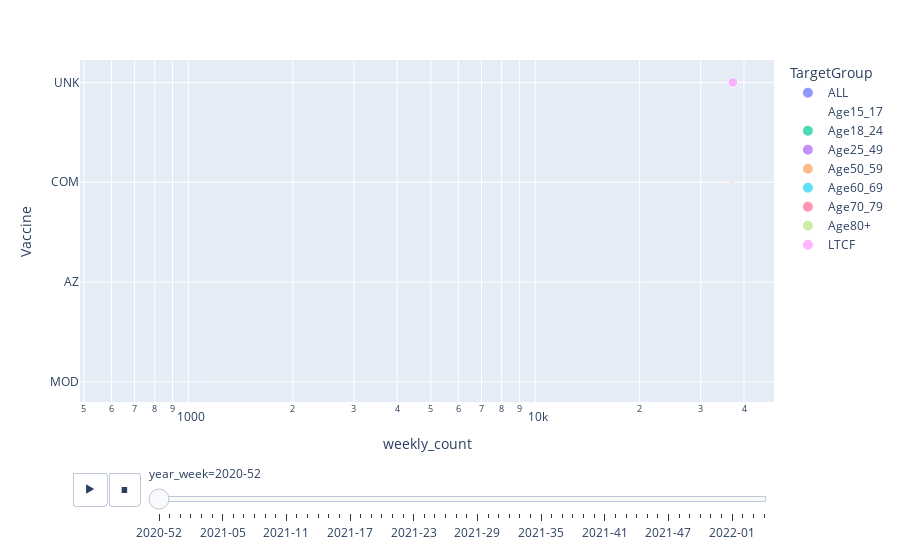

Notebook source saved alongside this figure:
### Code cell
import plotly.express as px
import matplotlib.pyplot as plt
plt = px.scatter(sweden_data.query("country=='Sweden'"), x="weekly_count", y="Vaccine", 
           color="TargetGroup", size="FirstDose", animation_frame="year_week", animation_group="TargetGroup",
                 hover_name="year_week", log_x=True,size_max=100)
plt.show()

 
# # df = px.data.gapminder()
# px.scatter(sweden_data, x="rate_14_day", y="indicator", animation_frame="weekly_count", animation_group="TargetGroup",
#            size="FirstDose", color="TargetGroup", hover_name="year_week",
#            log_x=True, size_max=60 )

### Figure 1 — Plotly figure (JSON) as saved in the notebook; plotly's stock layout.template omitted (floating-point values rounded to 4 significant figures)
{"data": [{"hovertemplate": "<b>%{hovertext}</b><br><br>TargetGroup=ALL<br>year_week=2020-52<br>weekly_count=%{x}<br>Vaccine=%{y}<br>FirstDose=%{marker.size}<extra></extra>", "hovertext": ["2020-52", "2020-52", "2020-52", "2020-52", "2020-52", "2020-52", "2020-52", "2020-52", "2020-52", "2020-52", "2020-52", "2020-52", "2020-52", "2020-52", "2020-52", "2020-52", "2020-52", "2020-52", "2020-52", "2020-52", "2020-52", "2020-52", "2020-52", "2020-52", "2020-52", "2020-52", "2020-52", "2020-52", "2020-52", "2020-52", "2020-52", "2020-52", "2020-52", "2020-52", "2020-52", "2020-52", "2020-52", "2020-52", "2020-52", "2020-52", "2020-52", "2020-52", "2020-52", "2020-52", "2020-52", "2020-52", "2020-52", "2020-52", "2020-52", "2020-52", "2020-52", "2020-52", "2020-52", "2020-52"], "ids": ["ALL", "ALL", "ALL", "ALL", "ALL", "ALL", "ALL", "ALL", "ALL", "ALL", "ALL", "ALL", "ALL", "ALL", "ALL", "ALL", "ALL", "ALL", "ALL", "ALL", "ALL", "ALL", "ALL", "ALL", "ALL", "ALL", "ALL", "ALL", "ALL", "ALL", "ALL", "ALL", "ALL", "ALL", "ALL", "ALL", "ALL", "ALL", "ALL", "ALL", "ALL", "ALL", "ALL", "ALL", "ALL", "ALL", "ALL", "ALL", "ALL", "ALL", "ALL", "ALL", "ALL", "ALL"], "legendgroup": "ALL", "marker": {"color": "#636efa", "size": [0, 0, 0, 0, 0, 0, 0, 0, 0, 290, 0, 0, 2454, 784, 0, 0, 0, 0, 0, 0, 0, 0, 59, 474, 358, 429, 60, 0, 0, 0, 0, 0, 0, 0, 0, 0, 290, 0, 0, 2454, 784, 0, 0, 0, 0, 0, 0, 0, 0, 59, 474, 358, 429, 60], "sizemode": "area", "sizeref": 36.85, "symbol": "circle"}, "mode": "markers", "name": "ALL", "orientation": "h", "showlegend": true, "type": "scatter", "x": [37134, 37134, 37134, 37134, 37134, 37134, 37134, 37134, 37134, 37134, 37134, 37134, 37134, 37134, 37134, 37134, 37134, 37134, 37134, 37134, 37134, 37134, 37134, 37134, 37134, 37134, 37134, 640, 640, 640, 640, 640, 640, 640, 640, 640, 640, 640, 640, 640, 640, 640, 640, 640, 640, 640, 640, 640, 640, 640, 640, 640, 640, 640], "xaxis": "x", "y": ["MOD", "MOD", "MOD", "AZ", "AZ", "AZ", "AZ", "AZ", "AZ", "COM", "AZ", "COM", "COM", "COM", "MOD", "MOD", "AZ", "MOD", "MOD", "AZ", "MOD", "MOD", "COM", "COM", "COM", "COM", "COM", "MOD", "MOD", "MOD", "AZ", "AZ", "AZ", "AZ", "AZ", "AZ", "COM", "AZ", "COM", "COM", "COM", "MOD", "MOD", "AZ", "MOD", "MOD", "AZ", "MOD", "MOD", "COM", "COM", "COM", "COM", "COM"], "yaxis": "y"}, {"hovertemplate": "<b>%{hovertext}</b><br><br>TargetGroup=Age15_17<br>year_week=2020-52<br>weekly_count=%{x}<br>Vaccine=%{y}<br>FirstDose=%{marker.size}<extra></extra>", "hovertext": ["2020-52", "2020-52", "2020-52", "2020-52", "2020-52", "2020-52"], "ids": ["Age15_17", "Age15_17", "Age15_17", "Age15_17", "Age15_17", "Age15_17"], "legendgroup": "Age15_17", "marker": {"color": "#EF553B", "size": [0, 0, 0, 0, 0, 0], "sizemode": "area", "sizeref": 36.85, "symbol": "circle"}, "mode": "markers", "name": "Age15_17", "orientation": "h", "showlegend": true, "type": "scatter", "x": [37134, 37134, 37134, 640, 640, 640], "xaxis": "x", "y": ["MOD", "COM", "AZ", "MOD", "COM", "AZ"], "yaxis": "y"}, {"hovertemplate": "<b>%{hovertext}</b><br><br>TargetGroup=Age18_24<br>year_week=2020-52<br>weekly_count=%{x}<br>Vaccine=%{y}<br>FirstDose=%{marker.size}<extra></extra>", "hovertext": ["2020-52", "2020-52", "2020-52", "2020-52", "2020-52", "2020-52"], "ids": ["Age18_24", "Age18_24", "Age18_24", "Age18_24", "Age18_24", "Age18_24"], "legendgroup": "Age18_24", "marker": {"color": "#00cc96", "size": [16, 0, 0, 16, 0, 0], "sizemode": "area", "sizeref": 36.85, "symbol": "circle"}, "mode": "markers", "name": "Age18_24", "orientation": "h", "showlegend": true, "type": "scatter", "x": [37134, 37134, 37134, 640, 640, 640], "xaxis": "x", "y": ["COM", "MOD", "AZ", "COM", "MOD", "AZ"], "yaxis": "y"}, {"hovertemplate": "<b>%{hovertext}</b><br><br>TargetGroup=Age25_49<br>year_week=2020-52<br>weekly_count=%{x}<br>Vaccine=%{y}<br>FirstDose=%{marker.size}<extra></extra>", "hovertext": ["2020-52", "2020-52", "2020-52", "2020-52", "2020-52", "2020-52"], "ids": ["Age25_49", "Age25_49", "Age25_49", "Age25_49", "Age25_49", "Age25_49"], "legendgroup": "Age25_49", "marker": {"color": "#ab63fa", "size": [0, 135, 0, 0, 135, 0], "sizemode": "area", "sizeref": 36.85, "symbol": "circle"}, "mode": "markers", "name": "Age25_49", "orientation": "h", "showlegend": true, "type": "scatter", "x": [37134, 37134, 37134, 640, 640, 640], "xaxis": "x", "y": ["MOD", "COM", "AZ", "MOD", "COM", "AZ"], "yaxis": "y"}, {"hovertemplate": "<b>%{hovertext}</b><br><br>TargetGroup=Age50_59<br>year_week=2020-52<br>weekly_count=%{x}<br>Vaccine=%{y}<br>FirstDose=%{marker.size}<extra></extra>", "hovertext": ["2020-52", "2020-52", "2020-52", "2020-52", "2020-52", "2020-52"], "ids": ["Age50_59", "Age50_59", "Age50_59", "Age50_59", "Age50_59", "Age50_59"], "legendgroup": "Age50_59", "marker": {"color": "#FFA15A", "size": [117, 0, 0, 117, 0, 0], "sizemode": "area", "sizeref": 36.85, "symbol": "circle"}, "mode": "markers", "name": "Age50_59", "orientation": "h", "showlegend": true, "type": "scatter", "x": [37134, 37134, 37134, 640, 640, 640], "xaxis": "x", "y": ["COM", "MOD", "AZ", "COM", "MOD", "AZ"], "yaxis": "y"}, {"hovertemplate": "<b>%{hovertext}</b><br><br>TargetGroup=Age60_69<br>year_week=2020-52<br>weekly_count=%{x}<br>Vaccine=%{y}<br>FirstDose=%{marker.size}<extra></extra>", "hovertext": ["2020-52", "2020-52", "2020-52", "2020-52", "2020-52", "2020-52"], "ids": ["Age60_69", "Age60_69", "Age60_69", "Age60_69", "Age60_69", "Age60_69"], "legendgroup": "Age60_69", "marker": {"color": "#19d3f3", "size": [0, 141, 0, 0, 141, 0], "sizemode": "area", "sizeref": 36.85, "symbol": "circle"}, "mode": "markers", "name": "Age60_69", "orientation": "h", "showlegend": true, "type": "scatter", "x": [37134, 37134, 37134, 640, 640, 640], "xaxis": "x", "y": ["MOD", "COM", "AZ", "MOD", "COM", "AZ"], "yaxis": "y"}, {"hovertemplate": "<b>%{hovertext}</b><br><br>TargetGroup=Age70_79<br>year_week=2020-52<br>weekly_count=%{x}<br>Vaccine=%{y}<br>FirstDose=%{marker.size}<extra></extra>", "hovertext": ["2020-52", "2020-52", "2020-52", "2020-52", "2020-52", "2020-52"], "ids": ["Age70_79", "Age70_79", "Age70_79", "Age70_79", "Age70_79", "Age70_79"], "legendgroup": "Age70_79", "marker": {"color": "#FF6692", "size": [0, 442, 0, 0, 442, 0], "sizemode": "area", "sizeref": 36.85, "symbol": "circle"}, "mode": "markers", "name": "Age70_79", "orientation": "h", "showlegend": true, "type": "scatter", "x": [37134, 37134, 37134, 640, 640, 640], "xaxis": "x", "y": ["AZ", "COM", "MOD", "AZ", "COM", "MOD"], "yaxis": "y"}, {"hovertemplate": "<b>%{hovertext}</b><br><br>TargetGroup=Age80+<br>year_week=2020-52<br>weekly_count=%{x}<br>Vaccine=%{y}<br>FirstDose=%{marker.size}<extra></extra>", "hovertext": ["2020-52", "2020-52", "2020-52", "2020-52", "2020-52", "2020-52"], "ids": ["Age80+", "Age80+", "Age80+", "Age80+", "Age80+", "Age80+"], "legendgroup": "Age80+", "marker": {"color": "#B6E880", "size": [0, 0, 1603, 0, 0, 1603], "sizemode": "area", "sizeref": 36.85, "symbol": "circle"}, "mode": "markers", "name": "Age80+", "orientation": "h", "showlegend": true, "type": "scatter", "x": [37134, 37134, 37134, 640, 640, 640], "xaxis": "x", "y": ["MOD", "AZ", "COM", "MOD", "AZ", "COM"], "yaxis": "y"}, {"hovertemplate": "<b>%{hovertext}</b><br><br>TargetGroup=LTCF<br>year_week=2020-52<br>weekly_count=%{x}<br>Vaccine=%{y}<br>FirstDose=%{marker.size}<extra></extra>", "hovertext": ["2020-52", "2020-52"], "ids": ["LTCF", "LTCF"], "legendgroup": "LTCF", "marker": {"color": "#FF97FF", "size": [1688, 1688], "sizemode": "area", "sizeref": 36.85, "symbol": "circle"}, "mode": "markers", "name": "LTCF", "orientation": "h", "showlegend": true, "type": "scatter", "x": [37134, 640], "xaxis": "x", "y": ["UNK", "UNK"], "yaxis": "y"}], "layout": {"legend": {"itemsizing": "constant", "title": {"text": "TargetGroup"}, "tracegroupgap": 0}, "margin": {"t": 60}, "sliders": [{"active": 0, "currentvalue": {"prefix": "year_week="}, "len": 0.9, "pad": {"b": 10, "t": 60}, "steps": [{"args": [["2020-52"], {"frame": {"duration": 0, "redraw": false}, "fromcurrent": true, "mode": "immediate", "transition": {"duration": 0, "easing": "linear"}}], "label": "2020-52", "method": "animate"}, {"args": [["2020-53"], {"frame": {"duration": 0, "redraw": false}, "fromcurrent": true, "mode": "immediate", "transition": {"duration": 0, "easing": "linear"}}], "label": "2020-53", "method": "animate"}, {"args": [["2021-01"], {"frame": {"duration": 0, "redraw": false}, "fromcurrent": true, "mode": "immediate", "transition": {"duration": 0, "easing": "linear"}}], "label": "2021-01", "method": "animate"}, {"args": [["2021-02"], {"frame": {"duration": 0, "redraw": false}, "fromcurrent": true, "mode": "immediate", "transition": {"duration": 0, "easing": "linear"}}], "label": "2021-02", "method": "animate"}, {"args": [["2021-03"], {"frame": {"duration": 0, "redraw": false}, "fromcurrent": true, "mode": "immediate", "transition": {"duration": 0, "easing": "linear"}}], "label": "2021-03", "method": "animate"}, {"args": [["2021-04"], {"frame": {"duration": 0, "redraw": false}, "fromcurrent": true, "mode": "immediate", "transition": {"duration": 0, "easing": "linear"}}], "label": "2021-04", "method": "animate"}, {"args": [["2021-05"], {"frame": {"duration": 0, "redraw": false}, "fromcurrent": true, "mode": "immediate", "transition": {"duration": 0, "easing": "linear"}}], "label": "2021-05", "method": "animate"}, {"args": [["2021-06"], {"frame": {"duration": 0, "redraw": false}, "fromcurrent": true, "mode": "immediate", "transition": {"duration": 0, "easing": "linear"}}], "label": "2021-06", "method": "animate"}, {"args": [["2021-07"], {"frame": {"duration": 0, "redraw": false}, "fromcurrent": true, "mode": "immediate", "transition": {"duration": 0, "easing": "linear"}}], "label": "2021-07", "method": "animate"}, {"args": [["2021-08"], {"frame": {"duration": 0, "redraw": false}, "fromcurrent": true, "mode": "immediate", "transition": {"duration": 0, "easing": "linear"}}], "label": "2021-08", "method": "animate"}, {"args": [["2021-09"], {"frame": {"duration": 0, "redraw": false}, "fromcurrent": true, "mode": "immediate", "transition": {"duration": 0, "easing": "linear"}}], "label": "2021-09", "method": "animate"}, {"args": [["2021-10"], {"frame": {"duration": 0, "redraw": false}, "fromcurrent": true, "mode": "immediate", "transition": {"duration": 0, "easing": "linear"}}], "label": "2021-10", "method": "animate"}, {"args": [["2021-11"], {"frame": {"duration": 0, "redraw": false}, "fromcurrent": true, "mode": "immediate", "transition": {"duration": 0, "easing": "linear"}}], "label": "2021-11", "method": "animate"}, {"args": [["2021-12"], {"frame": {"duration": 0, "redraw": false}, "fromcurrent": true, "mode": "immediate", "transition": {"duration": 0, "easing": "linear"}}], "label": "2021-12", "method": "animate"}, {"args": [["2021-13"], {"frame": {"duration": 0, "redraw": false}, "fromcurrent": true, "mode": "immediate", "transition": {"duration": 0, "easing": "linear"}}], "label": "2021-13", "method": "animate"}, {"args": [["2021-14"], {"frame": {"duration": 0, "redraw": false}, "fromcurrent": true, "mode": "immediate", "transition": {"duration": 0, "easing": "linear"}}], "label": "2021-14", "method": "animate"}, {"args": [["2021-15"], {"frame": {"duration": 0, "redraw": false}, "fromcurrent": true, "mode": "immediate", "transition": {"duration": 0, "easing": "linear"}}], "label": "2021-15", "method": "animate"}, {"args": [["2021-16"], {"frame": {"duration": 0, "redraw": false}, "fromcurrent": true, "mode": "immediate", "transition": {"duration": 0, "easing": "linear"}}], "label": "2021-16", "method": "animate"}, {"args": [["2021-17"], {"frame": {"duration": 0, "redraw": false}, "fromcurrent": true, "mode": "immediate", "transition": {"duration": 0, "easing": "linear"}}], "label": "2021-17", "method": "animate"}, {"args": [["2021-18"], {"frame": {"duration": 0, "redraw": false}, "fromcurrent": true, "mode": "immediate", "transition": {"duration": 0, "easing": "linear"}}], "label": "2021-18", "method": "animate"}, {"args": [["2021-19"], {"frame": {"duration": 0, "redraw": false}, "fromcurrent": true, "mode": "immediate", "transition": {"duration": 0, "easing": "linear"}}], "label": "2021-19", "method": "animate"}, {"args": [["2021-20"], {"frame": {"duration": 0, "redraw": false}, "fromcurrent": true, "mode": "immediate", "transition": {"duration": 0, "easing": "linear"}}], "label": "2021-20", "method": "animate"}, {"args": [["2021-21"], {"frame": {"duration": 0, "redraw": false}, "fromcurrent": true, "mode": "immediate", "transition": {"duration": 0, "easing": "linear"}}], "label": "2021-21", "method": "animate"}, {"args": [["2021-22"], {"frame": {"duration": 0, "redraw": false}, "fromcurrent": true, "mode": "immediate", "transition": {"duration": 0, "easing": "linear"}}], "label": "2021-22", "method": "animate"}, {"args": [["2021-23"], {"frame": {"duration": 0, "redraw": false}, "fromcurrent": true, "mode": "immediate", "transition": {"duration": 0, "easing": "linear"}}], "label": "2021-23", "method": "animate"}, {"args": [["2021-24"], {"frame": {"duration": 0, "redraw": false}, "fromcurrent": true, "mode": "immediate", "transition": {"duration": 0, "easing": "linear"}}], "label": "2021-24", "method": "animate"}, {"args": [["2021-25"], {"frame": {"duration": 0, "redraw": false}, "fromcurrent": true, "mode": "immediate", "transition": {"duration": 0, "easing": "linear"}}], "label": "2021-25", "method": "animate"}, {"args": [["2021-26"], {"frame": {"duration": 0, "redraw": false}, "fromcurrent": true, "mode": "immediate", "transition": {"duration": 0, "easing": "linear"}}], "label": "2021-26", "method": "animate"}, {"args": [["2021-27"], {"frame": {"duration": 0, "redraw": false}, "fromcurrent": true, "mode": "immediate", "transition": {"duration": 0, "easing": "linear"}}], "label": "2021-27", "method": "animate"}, {"args": [["2021-28"], {"frame": {"duration": 0, "redraw": false}, "fromcurrent": true, "mode": "immediate", "transition": {"duration": 0, "easing": "linear"}}], "label": "2021-28", "method": "animate"}, {"args": [["2021-29"], {"frame": {"duration": 0, "redraw": false}, "fromcurrent": true, "mode": "immediate", "transition": {"duration": 0, "easing": "linear"}}], "label": "2021-29", "method": "animate"}, {"args": [["2021-30"], {"frame": {"duration": 0, "redraw": false}, "fromcurrent": true, "mode": "immediate", "transition": {"duration": 0, "easing": "linear"}}], "label": "2021-30", "method": "animate"}, {"args": [["2021-31"], {"frame": {"duration": 0, "redraw": false}, "fromcurrent": true, "mode": "immediate", "transition": {"duration": 0, "easing": "linear"}}], "label": "2021-31", "method": "animate"}, {"args": [["2021-32"], {"frame": {"duration": 0, "redraw": false}, "fromcurrent": true, "mode": "immediate", "transition": {"duration": 0, "easing": "linear"}}], "label": "2021-32", "method": "animate"}, {"args": [["2021-33"], {"frame": {"duration": 0, "redraw": false}, "fromcurrent": true, "mode": "immediate", "transition": {"duration": 0, "easing": "linear"}}], "label": "2021-33", "method": "animate"}, {"args": [["2021-34"], {"frame": {"duration": 0, "redraw": false}, "fromcurrent": true, "mode": "immediate", "transition": {"duration": 0, "easing": "linear"}}], "label": "2021-34", "method": "animate"}, {"args": [["2021-35"], {"frame": {"duration": 0, "redraw": false}, "fromcurrent": true, "mode": "immediate", "transition": {"duration": 0, "easing": "linear"}}], "label": "2021-35", "method": "animate"}, {"args": [["2021-36"], {"frame": {"duration": 0, "redraw": false}, "fromcurrent": true, "mode": "immediate", "transition": {"duration": 0, "easing": "linear"}}], "label": "2021-36", "method": "animate"}, {"args": [["2021-37"], {"frame": {"duration": 0, "redraw": false}, "fromcurrent": true, "mode": "immediate", "transition": {"duration": 0, "easing": "linear"}}], "label": "2021-37", "method": "animate"}, {"args": [["2021-38"], {"frame": {"duration": 0, "redraw": false}, "fromcurrent": true, "mode": "immediate", "transition": {"duration": 0, "easing": "linear"}}], "label": "2021-38", "method": "animate"}, {"args": [["2021-39"], {"frame": {"duration": 0, "redraw": false}, "fromcurrent": true, "mode": "immediate", "transition": {"duration": 0, "easing": "linear"}}], "label": "2021-39", "method": "animate"}, {"args": [["2021-40"], {"frame": {"duration": 0, "redraw": false}, "fromcurrent": true, "mode": "immediate", "transition": {"duration": 0, "easing": "linear"}}], "label": "2021-40", "method": "animate"}, {"args": [["2021-41"], {"frame": {"duration": 0, "redraw": false}, "fromcurrent": true, "mode": "immediate", "transition": {"duration": 0, "easing": "linear"}}], "label": "2021-41", "method": "animate"}, {"args": [["2021-42"], {"frame": {"duration": 0, "redraw": false}, "fromcurrent": true, "mode": "immediate", "transition": {"duration": 0, "easing": "linear"}}], "label": "2021-42", "method": "animate"}, {"args": [["2021-43"], {"frame": {"duration": 0, "redraw": false}, "fromcurrent": true, "mode": "immediate", "transition": {"duration": 0, "easing": "linear"}}], "label": "2021-43", "method": "animate"}, {"args": [["2021-44"], {"frame": {"duration": 0, "redraw": false}, "fromcurrent": true, "mode": "immediate", "transition": {"duration": 0, "easing": "linear"}}], "label": "2021-44", "method": "animate"}, {"args": [["2021-45"], {"frame": {"duration": 0, "redraw": false}, "fromcurrent": true, "mode": "immediate", "transition": {"duration": 0, "easing": "linear"}}], "label": "2021-45", "method": "animate"}, {"args": [["2021-46"], {"frame": {"duration": 0, "redraw": false}, "fromcurrent": true, "mode": "immediate", "transition": {"duration": 0, "easing": "linear"}}], "label": "2021-46", "method": "animate"}, {"args": [["2021-47"], {"frame": {"duration": 0, "redraw": false}, "fromcurrent": true, "mode": "immediate", "transition": {"duration": 0, "easing": "linear"}}], "label": "2021-47", "method": "animate"}, {"args": [["2021-48"], {"frame": {"duration": 0, "redraw": false}, "fromcurrent": true, "mode": "immediate", "transition": {"duration": 0, "easing": "linear"}}], "label": "2021-48", "method": "animate"}, {"args": [["2021-49"], {"frame": {"duration": 0, "redraw": false}, "fromcurrent": true, "mode": "immediate", "transition": {"duration": 0, "easing": "linear"}}], "label": "2021-49", "method": "animate"}, {"args": [["2021-50"], {"frame": {"duration": 0, "redraw": false}, "fromcurrent": true, "mode": "immediate", "transition": {"duration": 0, "easing": "linear"}}], "label": "2021-50", "method": "animate"}, {"args": [["2021-51"], {"frame": {"duration": 0, "redraw": false}, "fromcurrent": true, "mode": "immediate", "transition": {"duration": 0, "easing": "linear"}}], "label": "2021-51", "method": "animate"}, {"args": [["2021-52"], {"frame": {"duration": 0, "redraw": false}, "fromcurrent": true, "mode": "immediate", "transition": {"duration": 0, "easing": "linear"}}], "label": "2021-52", "method": "animate"}, {"args": [["2022-01"], {"frame": {"duration": 0, "redraw": false}, "fromcurrent": true, "mode": "immediate", "transition": {"duration": 0, "easing": "linear"}}], "label": "2022-01", "method": "animate"}, {"args": [["2022-02"], {"frame": {"duration": 0, "redraw": false}, "fromcurrent": true, "mode": "immediate", "transition": {"duration": 0, "easing": "linear"}}], "label": "2022-02", "method": "animate"}, {"args": [["2022-03"], {"frame": {"duration": 0, "redraw": false}, "fromcurrent": true, "mode": "immediate", "transition": {"duration": 0, "easing": "linear"}}], "label": "2022-03", "method": "animate"}, {"args": [["2022-04"], {"frame": {"duration": 0, "redraw": false}, "fromcurrent": true, "mode": "immediate", "transition": {"duration": 0, "easing": "linear"}}], "label": "2022-04", "method": "animate"}], "x": 0.1, "xanchor": "left", "y": 0, "yanchor": "top"}], "updatemenus": [{"buttons": [{"args": [null, {"frame": {"duration": 500, "redraw": false}, "fromcurrent": true, "mode": "immediate", "transition": {"duration": 500, "easing": "linear"}}], "label": "&#9654;", "method": "animate"}, {"args": [[null], {"frame": {"duration": 0, "redraw": false}, "fromcurrent": true, "mode": "immediate", "transition": {"duration": 0, "easing": "linear"}}], "label": "&#9724;", "method": "animate"}], "direction": "left", "pad": {"r": 10, "t": 70}, "showactive": false, "type": "buttons", "x": 0.1, "xanchor": "right", "y": 0, "yanchor": "top"}], "xaxis": {"anchor": "y", "domain": [0, 1], "title": {"text": "weekly_count"}, "type": "log"}, "yaxis": {"anchor": "x", "domain": [0, 1], "title": {"text": "Vaccine"}}}}
